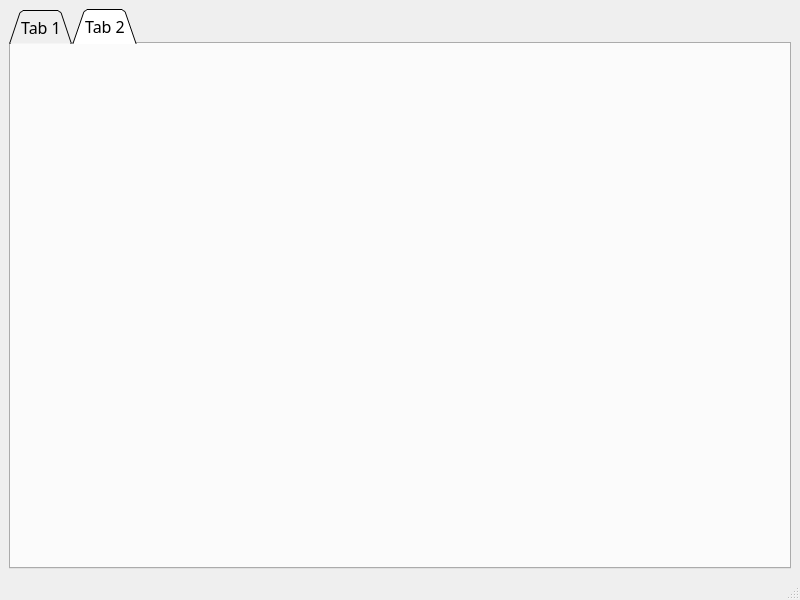
<?xml version="1.0" encoding="UTF-8"?>
<ui version="4.0">
 <class>MainWindow</class>
 <widget class="QMainWindow" name="MainWindow">
  <property name="geometry">
   <rect>
    <x>0</x>
    <y>0</y>
    <width>800</width>
    <height>600</height>
   </rect>
  </property>
  <property name="windowTitle">
   <string>MainWindow</string>
  </property>
  <widget class="QWidget" name="centralwidget">
   <layout class="QHBoxLayout" name="horizontalLayout">
    <item>
     <widget class="QTabWidget" name="tabWidget">
      <property name="font">
       <font>
        <family>黑体</family>
        <pointsize>12</pointsize>
       </font>
      </property>
      <property name="tabShape">
       <enum>QTabWidget::Triangular</enum>
      </property>
      <property name="currentIndex">
       <number>1</number>
      </property>
      <widget class="TaskOneWidget" name="task_1_tab">
       <attribute name="title">
        <string>Tab 1</string>
       </attribute>
       <layout class="QVBoxLayout" name="verticalLayout"/>
      </widget>
      <widget class="TaskTwoWidget" name="task_2_tab">
       <attribute name="title">
        <string>Tab 2</string>
       </attribute>
       <layout class="QVBoxLayout" name="verticalLayout_2"/>
      </widget>
     </widget>
    </item>
   </layout>
  </widget>
  <widget class="QMenuBar" name="menubar">
   <property name="geometry">
    <rect>
     <x>0</x>
     <y>0</y>
     <width>800</width>
     <height>21</height>
    </rect>
   </property>
  </widget>
  <widget class="QStatusBar" name="statusbar"/>
 </widget>
 <customwidgets>
  <customwidget>
   <class>TaskOneWidget</class>
   <extends>QWidget</extends>
   <header location="global">taskone/taskonewidget.h</header>
   <container>1</container>
  </customwidget>
  <customwidget>
   <class>TaskTwoWidget</class>
   <extends>QWidget</extends>
   <header location="global">tasktwo/tasktwowidget.h</header>
   <container>1</container>
  </customwidget>
 </customwidgets>
 <resources/>
 <connections/>
</ui>
